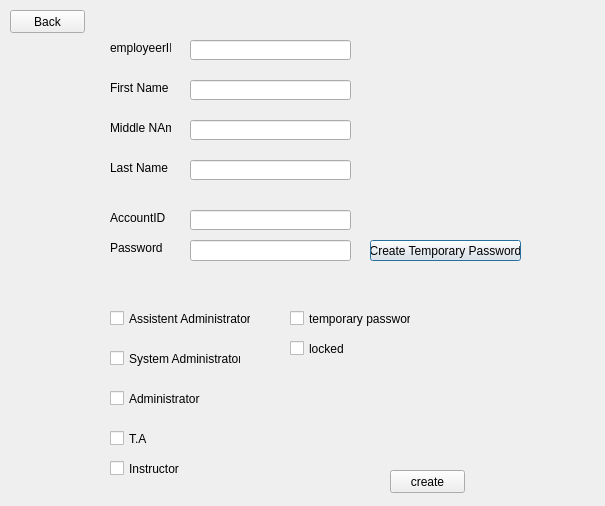
<?xml version="1.0" encoding="UTF-8"?>
<ui version="4.0">
 <class>accountCreate</class>
 <widget class="QDialog" name="accountCreate">
  <property name="geometry">
   <rect>
    <x>0</x>
    <y>0</y>
    <width>605</width>
    <height>506</height>
   </rect>
  </property>
  <property name="windowTitle">
   <string>Dialog</string>
  </property>
  <widget class="QLineEdit" name="Text_accountID">
   <property name="geometry">
    <rect>
     <x>190</x>
     <y>210</y>
     <width>161</width>
     <height>20</height>
    </rect>
   </property>
  </widget>
  <widget class="QLabel" name="label_4">
   <property name="geometry">
    <rect>
     <x>110</x>
     <y>120</y>
     <width>61</width>
     <height>16</height>
    </rect>
   </property>
   <property name="text">
    <string>Middle NAme</string>
   </property>
  </widget>
  <widget class="QLabel" name="label_3">
   <property name="geometry">
    <rect>
     <x>110</x>
     <y>80</y>
     <width>61</width>
     <height>16</height>
    </rect>
   </property>
   <property name="text">
    <string>First Name</string>
   </property>
  </widget>
  <widget class="QLineEdit" name="Text_lastName">
   <property name="geometry">
    <rect>
     <x>190</x>
     <y>160</y>
     <width>161</width>
     <height>20</height>
    </rect>
   </property>
  </widget>
  <widget class="QLabel" name="label_2">
   <property name="geometry">
    <rect>
     <x>110</x>
     <y>40</y>
     <width>61</width>
     <height>16</height>
    </rect>
   </property>
   <property name="text">
    <string>employeerID</string>
   </property>
  </widget>
  <widget class="QCheckBox" name="checkBox_isSysAdmin">
   <property name="enabled">
    <bool>true</bool>
   </property>
   <property name="geometry">
    <rect>
     <x>110</x>
     <y>350</y>
     <width>131</width>
     <height>17</height>
    </rect>
   </property>
   <property name="text">
    <string>System Administrator</string>
   </property>
  </widget>
  <widget class="QCheckBox" name="checkBox_isAssistAdmin">
   <property name="enabled">
    <bool>true</bool>
   </property>
   <property name="geometry">
    <rect>
     <x>110</x>
     <y>310</y>
     <width>141</width>
     <height>17</height>
    </rect>
   </property>
   <property name="text">
    <string>Assistent Administrator</string>
   </property>
  </widget>
  <widget class="QCheckBox" name="checkBox_isInstructor">
   <property name="enabled">
    <bool>true</bool>
   </property>
   <property name="geometry">
    <rect>
     <x>110</x>
     <y>460</y>
     <width>70</width>
     <height>17</height>
    </rect>
   </property>
   <property name="text">
    <string>Instructor</string>
   </property>
  </widget>
  <widget class="QPushButton" name="pushButton_createTempPass">
   <property name="geometry">
    <rect>
     <x>370</x>
     <y>240</y>
     <width>151</width>
     <height>21</height>
    </rect>
   </property>
   <property name="text">
    <string>Create Temporary Password</string>
   </property>
  </widget>
  <widget class="QLabel" name="label_7">
   <property name="geometry">
    <rect>
     <x>110</x>
     <y>240</y>
     <width>61</width>
     <height>16</height>
    </rect>
   </property>
   <property name="text">
    <string>Password</string>
   </property>
  </widget>
  <widget class="QLabel" name="label">
   <property name="geometry">
    <rect>
     <x>110</x>
     <y>210</y>
     <width>61</width>
     <height>16</height>
    </rect>
   </property>
   <property name="text">
    <string>AccountID</string>
   </property>
  </widget>
  <widget class="QCheckBox" name="checkBox_ispasswdtemp">
   <property name="enabled">
    <bool>true</bool>
   </property>
   <property name="geometry">
    <rect>
     <x>290</x>
     <y>310</y>
     <width>121</width>
     <height>17</height>
    </rect>
   </property>
   <property name="text">
    <string>temporary password</string>
   </property>
  </widget>
  <widget class="QCheckBox" name="checkBox_isAdministrator">
   <property name="enabled">
    <bool>true</bool>
   </property>
   <property name="geometry">
    <rect>
     <x>110</x>
     <y>390</y>
     <width>121</width>
     <height>17</height>
    </rect>
   </property>
   <property name="text">
    <string>Administrator</string>
   </property>
  </widget>
  <widget class="QPushButton" name="pushButton_create">
   <property name="geometry">
    <rect>
     <x>390</x>
     <y>470</y>
     <width>75</width>
     <height>23</height>
    </rect>
   </property>
   <property name="text">
    <string>create</string>
   </property>
  </widget>
  <widget class="QCheckBox" name="checkBox_isTA">
   <property name="enabled">
    <bool>true</bool>
   </property>
   <property name="geometry">
    <rect>
     <x>110</x>
     <y>430</y>
     <width>70</width>
     <height>17</height>
    </rect>
   </property>
   <property name="text">
    <string>T.A</string>
   </property>
  </widget>
  <widget class="QLabel" name="label_5">
   <property name="geometry">
    <rect>
     <x>110</x>
     <y>160</y>
     <width>61</width>
     <height>16</height>
    </rect>
   </property>
   <property name="text">
    <string>Last Name</string>
   </property>
  </widget>
  <widget class="QLineEdit" name="Text_firstName">
   <property name="geometry">
    <rect>
     <x>190</x>
     <y>80</y>
     <width>161</width>
     <height>20</height>
    </rect>
   </property>
  </widget>
  <widget class="QLineEdit" name="Text_employeeID">
   <property name="geometry">
    <rect>
     <x>190</x>
     <y>40</y>
     <width>161</width>
     <height>20</height>
    </rect>
   </property>
  </widget>
  <widget class="QCheckBox" name="checkBox_islocked">
   <property name="enabled">
    <bool>true</bool>
   </property>
   <property name="geometry">
    <rect>
     <x>290</x>
     <y>340</y>
     <width>70</width>
     <height>17</height>
    </rect>
   </property>
   <property name="text">
    <string>locked</string>
   </property>
  </widget>
  <widget class="QLineEdit" name="Text_middleName">
   <property name="geometry">
    <rect>
     <x>190</x>
     <y>120</y>
     <width>161</width>
     <height>20</height>
    </rect>
   </property>
  </widget>
  <widget class="QLineEdit" name="lineEdit_tempPass">
   <property name="geometry">
    <rect>
     <x>190</x>
     <y>240</y>
     <width>161</width>
     <height>21</height>
    </rect>
   </property>
   <property name="echoMode">
    <enum>QLineEdit::Password</enum>
   </property>
  </widget>
  <widget class="QPushButton" name="pushButton_back">
   <property name="geometry">
    <rect>
     <x>10</x>
     <y>10</y>
     <width>75</width>
     <height>23</height>
    </rect>
   </property>
   <property name="text">
    <string>Back</string>
   </property>
  </widget>
 </widget>
 <resources/>
 <connections/>
</ui>
